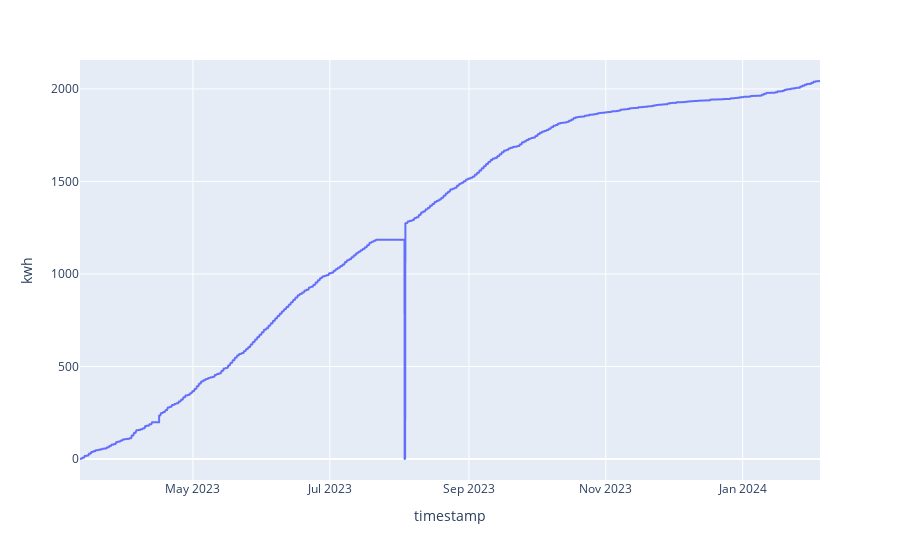

Write notebook code for a chart like this one.
### Markdown cell above
# Data preparation - general

### Code cell
# Fillna

edited_power = power_df.replace(0, np.nan).ffill()

# Display the power data

px.line(edited_power, x='timestamp', y='kwh')

### Figure 1 — Plotly figure (JSON) as saved in the notebook; plotly's stock layout.template omitted (floating-point values rounded to 4 significant figures; data arrays with more than 128 entries replaced by an {"elided": "..."} marker saying what was removed)
{"data": [{"hovertemplate": "timestamp=%{x}<br>kwh=%{y}<extra></extra>", "legendgroup": "", "line": {"color": "#636efa", "dash": "solid"}, "marker": {"symbol": "circle"}, "mode": "lines", "name": "", "showlegend": false, "type": "scattergl", "x": {"elided": "7903 str values"}, "xaxis": "x", "y": {"elided": "7903 float values"}, "yaxis": "y"}], "layout": {"legend": {"tracegroupgap": 0}, "margin": {"t": 60}, "xaxis": {"anchor": "y", "domain": [0, 1], "title": {"text": "timestamp"}}, "yaxis": {"anchor": "x", "domain": [0, 1], "title": {"text": "kwh"}}}}
